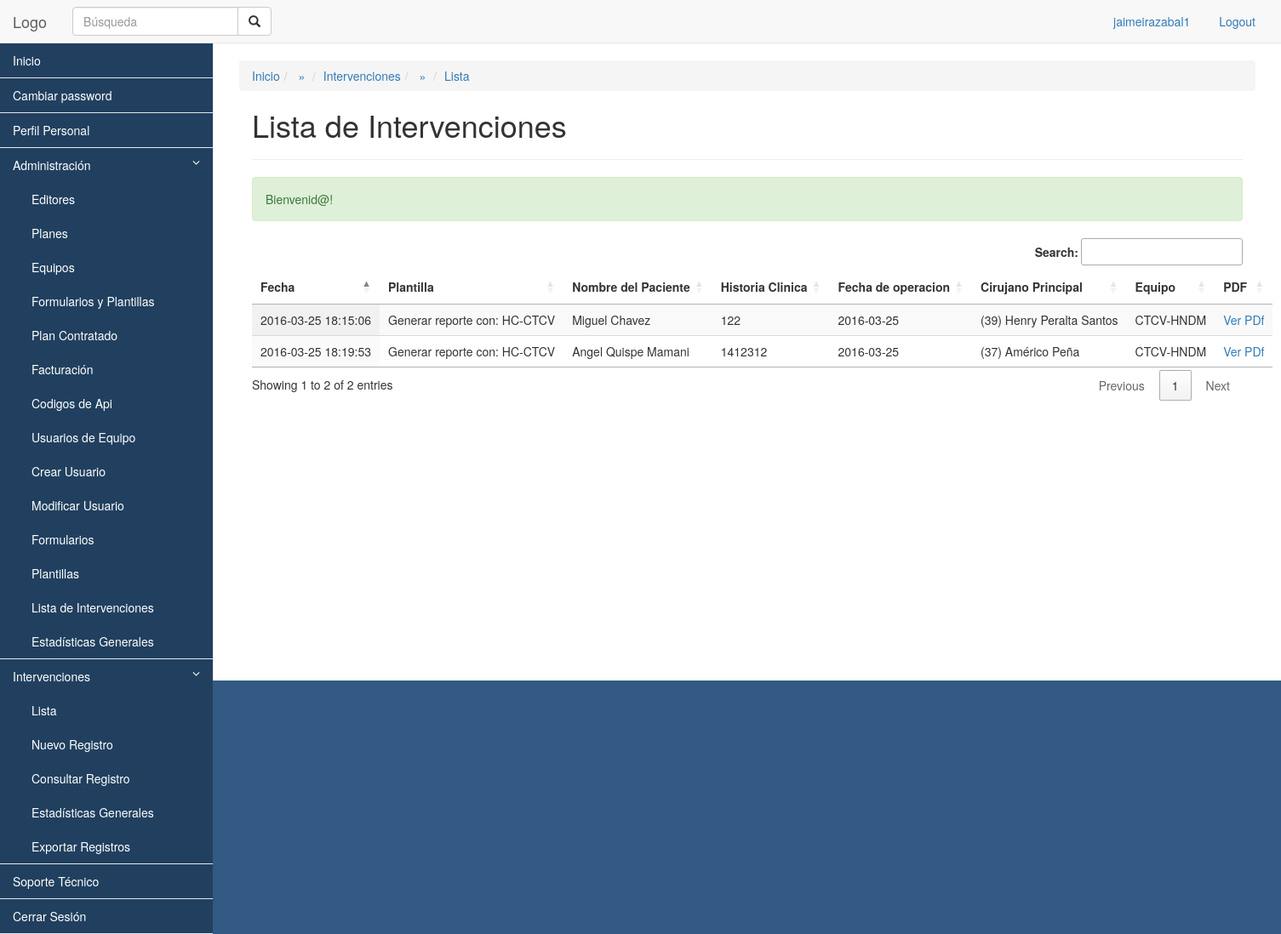
The page /intervenciones/lista (signed in) on the database its author committed.
### tables this page shows
CREATE TABLE IF NOT EXISTS `intervenciones` (
  `id` int(11) NOT NULL AUTO_INCREMENT,
  `identificador` text,
  `usuario_id` int(11) NOT NULL,
  `formulario` text NOT NULL,
  `url_pdf` text,
  `equipos_pertenece` varchar(200) DEFAULT NULL,
  `plantilla_nombre` varchar(200) DEFAULT NULL,
  `formulario_id` int(11) DEFAULT NULL,
  `creado` timestamp NULL DEFAULT NULL,
  PRIMARY KEY (`id`)
);

### core/kumbia/bootstrap.php (called while the page is built, shortened)
<?php
require CORE_PATH . 'kumbia/util.php';
require CORE_PATH . 'kumbia/config.php';
function auto($class)
{
    if ($class == 'ActiveRecord') {
        return include APP_PATH . 'libs/active_record.php';
    }
    if ($class == 'Load') {
        return include CORE_PATH . 'kumbia/load.php';
    }
    $class = Util::smallcase($class);
}
require APP_PATH . 'libs/app_controller.php';
try {
    View::render(Router::execute($url), $url);
} catch (KumbiaException $e) {
    KumbiaException::handle_exception($e);
}
exit();

### public_html/index.php (called while the page is built, shortened)
<?php
$url = isset($_GET['_url']) ? $_GET['_url'] : '/';
require CORE_PATH . 'kumbia/bootstrap.php';

### core/libs/db/adapters/mysqli.php (called while the page is built, shortened)
<?php
class DbMySQLi extends DbBase implements DbBaseInterface
{
    public $id_connection;
    public function connect($config)
    {
        $this->id_connection = new mysqli($config['host'], $config['username'], $config['password'], $config['name'], $config['port']);
        if (isset($config['charset'])) $this->id_connection->set_charset($config['charset']);
        return TRUE;
    }
    public function query($sql_query)
    {
        if ($result_query = mysqli_query($this->id_connection, $sql_query)) {
            return $result_query;
        } else {
            $this->last_result_query = false;
            throw new KumbiaException($this->error(" al ejecutar <em>\"$sql_query\"</em>"));
        }
    }
    public function fetch_array($result_query='', $opt=MYSQLI_BOTH)
    {
        return mysqli_fetch_array($result_query, $opt);
    }
    public function describe_table($table, $schema='')
    {
        if ($schema == '') {
            return $this->fetch_all("DESCRIBE `$table`");
        } else {
            return $this->fetch_all("DESCRIBE `$schema`.`$table`");
        }
    }
}

### core/libs/db/db_base.php (called while the page is built, shortened)
<?php
class DbBase
{
    public function in_query($sql)
    {
        $q = $this->query($sql);
        $results = array();
        if ($q) {
            while ($row = $this->fetch_array($q)) {
                $results[] = $row;
            }
        }
        return $results;
    }
    public function fetch_all($sql)
    {
        return $this->in_query($sql);
    }
}

### core/libs/kumbia_active_record/kumbia_active_record.php (called while the page is built, shortened)
<?php
require CORE_PATH . 'libs/db/db.php';
class KumbiaActiveRecord
{
    protected $db;
    protected $database;
    protected $schema;
    protected $source;
    protected $fields = array();
    protected $primary_key = array();
    protected $debug = false;
    protected $logger = false;
    protected $_dumped = false;
    protected static $models = array();
    function __construct($data=null)
    {
        $this->_connect();
    }
    protected function _model_name()
    {
        if (!$this->source) {
            $this->source = Util::smallcase(get_class($this));
        }
    }
    public function is_dumped()
    {
        return $this->_dumped;
    }
    protected function _connect($new_connection = false)
    {
        if (!is_object($this->db) || $new_connection) {
            $this->db = Db::factory($this->database, $new_connection);
        }
        $this->db->debug = $this->debug;
        $this->db->logger = $this->logger;
        $this->dump();
    }
    protected function dump()
    {
        if ($this->source) {
            $this->source = str_replace(";", '', strtolower($this->source));
        } else {
            $this->_model_name();
            if (!$this->source) {
                return false;
            }
        }
        $table = $this->source;
        $schema = $this->schema;
        if (!count(self::get_meta_data($this->source))) {
            $this->_dumped = true;
            $this->_dump_info($table, $schema);
        } else {
            if (!$this->is_dumped()) {
                $this->_dumped = true;
            }
        }
        return true;
    }
    protected function _dump_info($table, $schema = '')
    {
        if (!count(self::get_meta_data($table))) {
            $meta_data = $this->db->describe_table($table, $schema);
        }
        foreach (self::get_meta_data($table) as $field) {
            $this->fields[] = $field['Field'];
            $aliasAux = $field['Field'];
            if ($field['Key'] == 'PRI') {
                $this->primary_key[] = $field['Field'];
            } else
                $this->non_primary[] = $field['Field'];
            if (substr($field['Field'], strlen($field['Field']) - 3, 3) == '_id') {
                $aliasAux = substr($field['Field'], 0, -3);
            }
        }
        return true;
    }
    public function find($what = '')
    {
        $what = Util::getParams(func_get_args());
        $select = "SELECT ";
        if (isset($what['columns'])) {
            $select.= $what['columns'] ? KumbiaActiveRecord::sql_sanitize($what['columns']) : join(",", $this->fields);
        } elseif (isset($what['distinct'])) {
            $select.= 'DISTINCT ';
            $select.= $what['distinct'] ? KumbiaActiveRecord::sql_sanitize($what['distinct']) : join(",", $this->fields);
        } else {
            $select.= join(",", $this->fields);
        }
        if ($this->schema) {
            $select.= " FROM {$this->schema}.{$this->source}";
        } else {
            $select.= " FROM {$this->source}";
        }
        $select.= $this->convert_params_to_sql($what);
        $results = array();
        $all_results = $this->db->in_query($select);
        foreach ($all_results AS $result) {
            $results[] = $this->dump_result($result);
        }
        if (isset($what[0]) && is_numeric($what[0])) {
            if (!isset($results[0])) {
                $this->count = 0;
                return false;
            } else {
                return $results[0];
            }
        } else {
            return $results;
        }
    }
    public function convert_params_to_sql($what = '')
    {
        $select = '';
        if (is_array($what)) {
            if (!isset($what['conditions'])) {
                if (isset($what[0])) {
                    if (is_numeric($what[0])) {
                        $what['conditions'] = "{$this->primary_key[0]} = ".(int)$what[0] ;
                    } else {
                        if ($what[0] == '') {
                            $what['conditions'] = "{$this->primary_key[0]} = ''";
                        } else {
                            $what['conditions'] = $what[0];
                        }
                    }
                }
            }
            if (isset($what['join'])) {
                $select.= " {$what['join']}";
            }
            if (isset($what['conditions'])) {
                $select.= " WHERE {$what['conditions']}";
            }
            $limit_args = array($select);
        }
        return $select;
    }
    public function dump_result($result)
    {
        $obj = clone $this;
        if (is_array($result)) {
            foreach ($result as $k => $r) {
                if (!is_numeric($k)) {
                    $obj->$k = stripslashes($r);
                }
            }
        }
        return $obj;
    }
    static function get_meta_data($table)
    {
        if (isset(self::$models[$table])) {
            return self::$models[$table];
        } elseif (PRODUCTION) {
            $metadata = Cache::driver()->get($table, 'kumbia.models');
            if ($metadata) {
                return self::$models[$table] = unserialize($metadata);
            }
        }
        return array();
    }
    static function set_meta_data($table, $meta_data)
    {
        self::$models[$table] = $meta_data;
        return true;
    }
    public static function sql_sanitize($sql_item)
    {
        $sql_item = trim($sql_item);
        return $sql_item;
    }
    public function __sleep()
    {
        $this->db = null;
        return array_keys(get_object_vars($this));
    }
}

### default/app/controllers/intervenciones_controller.php (called while the page is built, shortened)
<?php
class IntervencionesController extends AppController{
	public function lista(){
		$rol = Load::model("usuario")->getRol();
		if ((int)$rol == 1  or (int)$rol == 2) {
			$this->intervenciones = Load::model("intervenciones")->find("join: inner join usuario on usuario.id = intervenciones.usuario_id",
																		"columns: intervenciones.*, usuario.usuario");
		}
	}
}
 ?>

### core/kumbia/router.php (called while the page is built, shortened)
<?php
final class Router
{
    private static $_vars = array(
        'method' => NULL,
        'route' => NULL,
        'module' => NULL,
        'controller' => 'index',
        'action' => 'index',
        'parameters' => array(),
        'controller_path' => 'index'
    );
	public static function execute($url)
	{
        self::$_vars['route'] = $url;
        self::$_vars['method'] = $_SERVER['REQUEST_METHOD'];
		return self::_dispatch();
	}
    private static function _rewrite($url)
    {
        $url_items = explode('/', trim($url, '/'));
        self::$_vars['controller'] = current($url_items);
        self::$_vars['controller_path'] = (self::$_vars['module']) ? "$url_items[0]/$url_items[1]" : current($url_items);
        if (next($url_items) === false) return;
        self::$_vars['action'] = current($url_items);
        if (next($url_items) === false) return;
        self::$_vars['parameters'] = array_slice($url_items, key($url_items));
    }
    private static function _dispatch()
    {
        extract(self::$_vars, EXTR_OVERWRITE);
        $cont = new $app_controller($module, $controller, $action, $parameters);
		try {
			$reflectionMethod = new ReflectionMethod($cont, $cont->action_name);
		} catch (ReflectionException $e) {
			throw new KumbiaException(null, 'no_action');
		}
		try {
			$reflectionMethod->invokeArgs($cont, $cont->parameters);
		} catch (ReflectionException $e) {
			throw new KumbiaException(null, 'no_action');
		}
        $cont->k_callback();
        return $cont;
    }
}

### core/kumbia/util.php (called while the page is built, shortened)
<?php
class Util
{
    public static function camelcase($s, $lower=FALSE)
    {
        return str_replace(' ', '', ucwords(str_replace('_', ' ', $s)));
    }
    public static function smallcase($s)
    {
        return strtolower(preg_replace('/([A-Z])/', "_\\1", self::lcfirst($s)));
    }
    public static function getParams($params)
    {
        $data = array();
        foreach ($params as $p) {
            if (is_string($p)) {
                $match = explode(': ', $p, 2);
                if (isset($match[1])) {
                    $data[$match[0]] = $match[1];
                } else {
                    $data[] = $p;
                }
            } else {
                $data[] = $p;
            }
        }
        return $data;
    }
    public static function verNombreArchivoPdf($path_completo){
        $path = explode("/",$path_completo);
        $tamano = count($path);
        $nombre = $path[$tamano-1];
        return $nombre;
    }
    public static function lcfirst($s)
    {
        $s[0] = strtolower($s[0]);
        return $s;
    }
}

### core/kumbia/load.php (called while the page is built, shortened)
<?php
class Load
{
    public static function model($model, $params = NULL)
    {
        $Model = Util::camelcase(basename($model));
        return new $Model($params);
    }
}

### core/kumbia/config.php (called while the page is built, shortened)
<?php
final class Config
{
    protected static $_vars = array();
    public static function get($var)
    {
        $namespaces = explode('.', $var);
        switch (count($namespaces)) {
            case 3:
                if (isset(self::$_vars[$namespaces[0]][$namespaces[1]][$namespaces[2]])) {
                    return self::$_vars[$namespaces[0]][$namespaces[1]][$namespaces[2]];
                }
                break;
        }
        return NULL;
    }
    public static function & read($file, $force = FALSE)
    {
        self::$_vars[$file] = parse_ini_file(APP_PATH . "config/$file.ini", TRUE);
        return self::$_vars[$file];
    }
}

### core/libs/db/db.php (called while the page is built, shortened)
<?php
require_once dirname(__FILE__) . '/db_base.php';
class Db
{
    protected static $_connections = array();
    public static function factory($database = null, $new = false)
    {
        if (!$database) {
            $database = Config::get('config.application.database');
        }
        if (isset(self::$_connections[$database])) {
            return self::$_connections[$database];
        }
        return self::$_connections[$database] = self::connect($database);
    }
    private static function connect($database)
    {
        $databases = Config::read('databases');
        $config = $databases[$database];
        $default = array('port' => 0, 'dsn' => NULL, 'dbname' => NULL, 'host' => 'localhost', 'username' => NULL, 'password' => NULL);
        $config = $config + $default;
        return new $dbclass($config);
    }
}

### core/extensions/helpers/tag.php (called while the page is built, shortened)
<?php
class Tag
{
    protected static $_css = array();
    public static function css($src, $media = 'screen')
    {
        self::$_css[] = array('src' => $src, 'media' => $media);
    }
    public static function getCss()
    {
        return self::$_css;
    }
}

### default/app/views/intervenciones/lista.phtml (the view, shortened to what this page needs)
<table class="table display nowrap">
	<thead>
		<th>Fecha</th>
		<th>Plantilla</th>
		<th>Nombre del Paciente</th>
		<th>Historia Clinica</th>
		<th>Fecha de operacion</th>
		<th>Cirujano Principal</th>
		<th>Equipo</th>
		<th>PDF</th>
	</thead>
	<?php foreach ($intervenciones as $key => $value): ?>
		<?php $info = unserialize($value->formulario) ?>
		<tr>
			<td><?php echo $value->creado ?></td>
			<td><?php echo $value->plantilla_nombre ?></td>
			<td><?php echo $info['nombre'] ?></td>
			<td><?php echo $info['hc'] ?></td>
			<td><?php echo $info['fecha'] ?></td>
			<td><?php echo $info['cirujano1'] ?></td>
			<?php $archivo = Util::verNombreArchivoPdf($value->url_pdf) ?>
			<?php $equipos = Load::model("usuario_equipo")->find("conditions: usuario_id = '".$value->usuario_id."'") ?>
			<?php $nombre_equipos=array() ?>
			<?php if ($equipos): ?>
				<?php foreach ($equipos as $key2 => $value2): ?>
					<?php $equipo = Load::model("equipo")->find($value2->equipo_id) ?>
					<?php $nombre_equipos[]=$equipo->nombres_abreviado ?>
				<?php endforeach ?>
			<?php endif ?>
			<td><?php echo implode(", ",$nombre_equipos) ?></td>
			<td><?php echo Html::link("archivos/get_/".$archivo,"Ver PDf","target='_blank'") ?></td>
		</tr>
	<?php endforeach ?>
</table>
<link rel="stylesheet" href="https://cdn.datatables.net/1.10.11/css/jquery.dataTables.min.css">
<link rel="stylesheet" href="https://cdn.datatables.net/buttons/1.1.2/css/buttons.dataTables.min.css">

### core/extensions/helpers/html.php (shortened to what this page needs)
<?php
class Html
{
    public static function link($action, $text, $attrs = NULL)
    {
        return '<a href="' . PUBLIC_PATH . "$action\" $attrs >$text</a>";
    }
    public static function includeCss()
    {
        $code = '';
        foreach (Tag::getCss() as $css) {
            $code .= '<link href="' . PUBLIC_PATH . "css/{$css['src']}.css\" rel=\"stylesheet\" type=\"text/css\" media=\"{$css['media']}\" />" . PHP_EOL;
        }
        return $code;
    }
}

### default/app/views/_shared/templates/usuario.phtml (style rules this page uses)
#side-menu a { background-color: #21405f; color:white; }

### rows shown on the page
intervenciones: creado "2016-03-25 18:15:06", plantilla_nombre "Generar reporte con: HC-CTCV", formulario "Miguel Chavez", formulario "122", formulario "2016-03-25", formulario "(39) Henry Peralta Santos", nombre_equipos "CTCV-HNDM"
intervenciones: creado "2016-03-25 18:19:53", plantilla_nombre "Generar reporte con: HC-CTCV", formulario "Angel Quispe Mamani", formulario "1412312", formulario "2016-03-25", formulario "(37) Américo Peña", nombre_equipos "CTCV-HNDM"

### other values the page prints
Auth::get("usuario") "jaimeirazabal1"
$crumb['title'] "Lista"
$titulo "Lista de Intervenciones"
$_SESSION['KUMBIA.CONTENT'] "Bienvenid@!"
